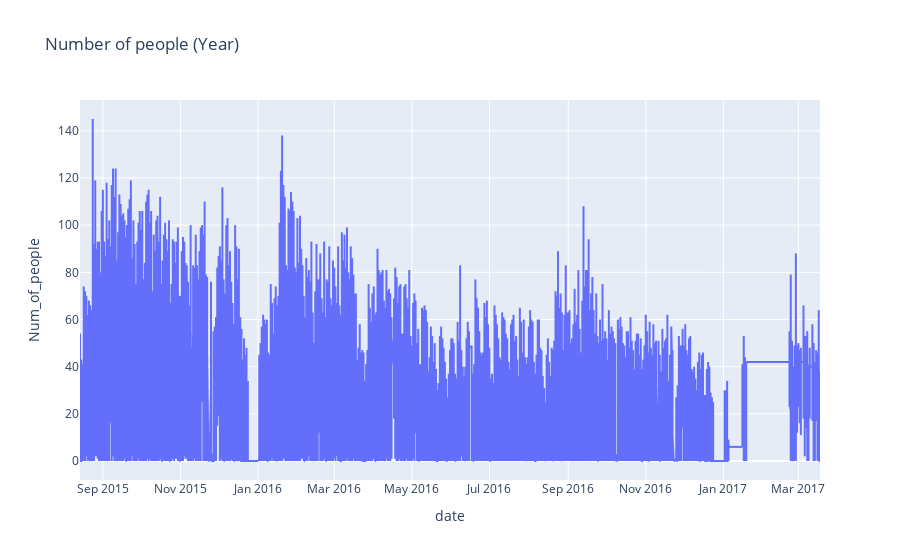

Here is the notebook cell this chart was saved with:
### Code cell
plotl(df, 'date', df['Num_of_people'], 'Number of people (Year)')

### Figure 1 — Plotly figure (JSON) as saved in the notebook; plotly's stock layout.template omitted (floating-point values rounded to 4 significant figures; data arrays with more than 128 entries replaced by an {"elided": "..."} marker saying what was removed)
{"data": [{"hovertemplate": "date=%{x}<br>Num_of_people=%{y}<extra></extra>", "legendgroup": "", "line": {"color": "#636efa", "dash": "solid"}, "marker": {"symbol": "circle"}, "mode": "lines", "name": "", "showlegend": false, "type": "scattergl", "x": {"elided": "62183 str values"}, "xaxis": "x", "y": {"elided": "62183 int values"}, "yaxis": "y"}], "layout": {"legend": {"tracegroupgap": 0}, "title": {"text": "Number of people (Year)"}, "xaxis": {"anchor": "y", "domain": [0, 1], "title": {"text": "date"}}, "yaxis": {"anchor": "x", "domain": [0, 1], "title": {"text": "Num_of_people"}}}}
